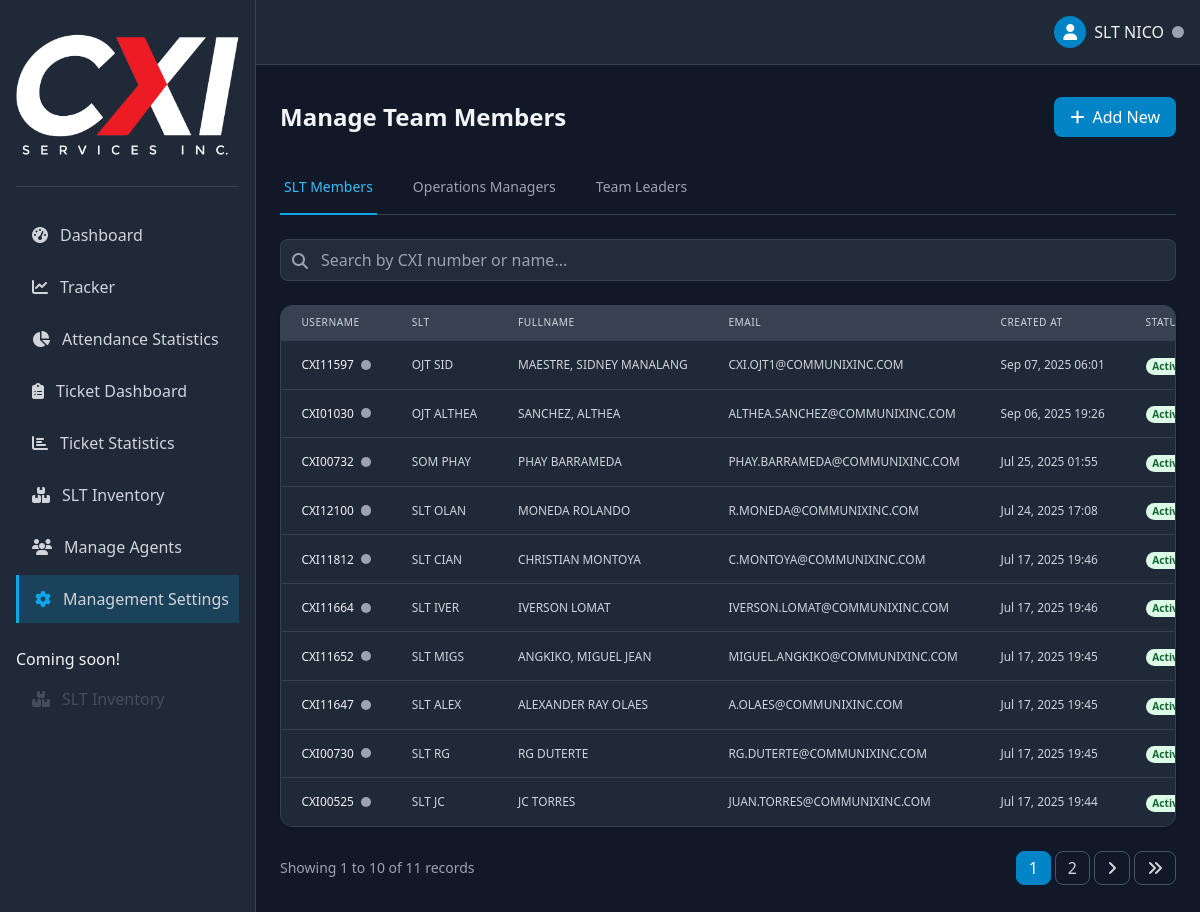
/admin/users.php?tab=users (signed in), run on the app's committed database.
### tables this page shows
CREATE TABLE `users` (
  `id` int(11) NOT NULL,
  `username` varchar(50) NOT NULL,
  `fullname` varchar(100) NOT NULL,
  `sub_name` varchar(50) NOT NULL,
  `password` varchar(255) NOT NULL,
  `slt_email` varchar(100) NOT NULL,
  `created_at` timestamp NOT NULL DEFAULT current_timestamp(),
  `login_attempts` int(11) DEFAULT 0,
  `last_failed_login` timestamp NULL DEFAULT NULL,
  `locked_until` timestamp NULL DEFAULT NULL,
  `role` enum('user','admin') DEFAULT 'admin',
  `is_active` tinyint(1) NOT NULL DEFAULT 1,
  `last_activity` timestamp NULL DEFAULT NULL,
  `last_modified` timestamp NULL DEFAULT current_timestamp() ON UPDATE current_timestamp()
);

### admin/partials/users_table.php (the view, shortened to what this page needs)
<?php
require_once __DIR__ . '/../../includes/functions.php';
$page = isset($_POST['page']) ? (int)$_POST['page'] : (isset($_GET['page']) ? (int)$_GET['page'] : 1);
$type = isset($_POST['type']) ? $_POST['type'] : (isset($_GET['tab']) ? $_GET['tab'] : 'users');
$page = max($page, 1);
$table = 'users';
$idColumn = 'id';
$perPage = 10;
$searchQuery = '';
try {
    $countStmt = $pdo->prepare("SELECT COUNT(*) FROM $table $searchQuery");
    $countStmt->execute();
    $totalRecords = $countStmt->fetchColumn();
} catch (PDOException $e) {
    $totalRecords = 0;
}
$totalPages = ceil($totalRecords / $perPage);
$page = min($page, $totalPages);
$offset = ($page - 1) * $perPage;
try {
    $query = "SELECT * FROM $table $searchQuery ORDER BY created_at DESC LIMIT :limit OFFSET :offset";
    $stmt = $pdo->prepare($query);
    $stmt->bindValue(':limit', $perPage, PDO::PARAM_INT);
    $stmt->bindValue(':offset', $offset, PDO::PARAM_INT);
    $stmt->execute();
    $records = $stmt->fetchAll();
} catch (PDOException $e) {
    $records = [];
}
?>
<div class="bg-gray-800 rounded-xl border border-gray-700 overflow-hidden shadow">
    <div class="overflow-x-auto">
        <table class="min-w-full divide-y divide-gray-700 w-full" style="zoom:85%">
            <thead class="bg-gray-700 ">
                <tr>
                    <?php if ($type === 'users'): ?>
                        <th scope="col" class="px-6 py-3 text-left text-xs font-medium text-gray-300 uppercase tracking-wider">Username</th>
                        <th scope="col" class="px-6 py-3 text-left text-xs font-medium text-gray-300 uppercase tracking-wider">SLT</th>
                        <th scope="col" class="px-6 py-3 text-left text-xs font-medium text-gray-300 uppercase tracking-wider">Fullname</th>
                        <th scope="col" class="px-6 py-3 text-left text-xs font-medium text-gray-300 uppercase tracking-wider">Email</th>
                    <?php endif; ?>
                    <th scope="col" class="px-6 py-3 text-left text-xs font-medium text-gray-300 uppercase tracking-wider">Created At</th>
                    <th scope="col" class="px-6 py-3 text-left text-xs font-medium text-gray-300 uppercase tracking-wider">Status</th>
                </tr>
            </thead>
            <tbody class="bg-gray-800 divide-y divide-gray-700">
                <?php if (empty($records)): ?>
                    <tr>
                        <td colspan="<?= $type === 'users' ? 8 : 7 ?>" class="px-6 py-4 text-center text-gray-400">
                            No records found
                        </td>
                    </tr>
                <?php else: ?>
                    <?php foreach ($records as $record): ?>
                    <tr class="hover:bg-gray-700/50">
                        <?php if ($type === 'users'): ?>
                            <td class="px-6 py-4 whitespace-nowrap">
                                <div class="flex items-center">
                                    <div class="text-sm font-medium text-gray-100" style="text-transform: uppercase;"><?= htmlspecialchars($record['username']) ?></div>
                                    <?php if ($type === 'users'): ?>
                                        <span class="ml-2 relative flex h-3 w-3" title="Online status">
                                            <span class="relative inline-flex rounded-full h-3 w-3 bg-gray-400 online-status"
                                                data-user-id="<?= $record[$idColumn] ?>"
                                                title="Offline"></span>
                                        </span>
                                    <?php endif; ?>
                                </div>
                            </td>
                            <td class="px-6 py-4 whitespace-nowrap">
                                <div class="text-sm text-gray-300"><?= htmlspecialchars($record['sub_name']) ?></div>
                            </td>
                            <td class="px-6 py-4 whitespace-nowrap">
                                <div class="text-sm text-gray-300"><?= htmlspecialchars($record['fullname']) ?></div>
                            </td>
                            <td class="px-6 py-4 whitespace-nowrap">
                                <div class="text-sm text-gray-300" style="text-transform: uppercase;"><?= htmlspecialchars($record['slt_email']) ?></div>
                            </td>
                        <?php endif; ?>
                        <td class="px-6 py-4 whitespace-nowrap text-sm text-gray-300">
                            <?= date('M d, Y H:i', strtotime($record['created_at'])) ?>
                        </td>
                        <td class="px-6 py-4 whitespace-nowrap">
                            <span class="px-2 inline-flex text-xs leading-5 font-semibold rounded-full <?= $record['is_active'] ? 'bg-green-100 text-green-800' : 'bg-red-100 text-red-800' ?>">
                                <?= $record['is_active'] ? 'Active' : 'Inactive' ?>
                            </span>
                        </td>
                    </tr>
                    <?php endforeach; ?>
                <?php endif; ?>
            </tbody>
        </table>
    </div>
</div>
<?php if ($totalPages > 1): ?>
<div class="mt-6 flex items-center justify-between">
    <div class="text-sm text-gray-400">
        Showing <?= ($offset + 1) ?> to <?= min($offset + $perPage, $totalRecords) ?> of <?= $totalRecords ?> records
    </div>
    <div class="flex gap-1">
        <?php
        $startPage = max(1, $page - 2);
        $endPage = min($totalPages, $page + 2);
        for ($i = $startPage; $i <= $endPage; $i++): ?>
            <a href="#" data-page="<?= $i ?>" class="pagination-link px-3 py-1 rounded-lg border <?= $i == $page ? 'bg-primary-600 border-primary-600 text-white' : 'border-gray-600 text-gray-300 hover:bg-gray-700' ?>">
                <?= $i ?>
            </a>
        <?php endfor; ?>
        <?php if ($page < $totalPages): ?>
            <a href="#" data-page="<?= $page + 1 ?>" class="pagination-link px-3 py-1 rounded-lg border border-gray-600 text-gray-300 hover:bg-gray-700">
                <i class="fas fa-angle-right"></i>
            </a>
            <a href="#" data-page="<?= $totalPages ?>" class="pagination-link px-3 py-1 rounded-lg border border-gray-600 text-gray-300 hover:bg-gray-700">
                <i class="fas fa-angle-double-right"></i>
            </a>
        <?php endif; ?>
    </div>
</div>
<?php endif; ?>

### components/layout.php (shortened to what this page needs)
<?php
function renderHead($title) {
    ?>
    <!DOCTYPE html>
    <html lang="en" class="dark">
    <head>
        <script src="https://cdn.tailwindcss.com"></script>
        <link rel="stylesheet" href="https://cdnjs.cloudflare.com/ajax/libs/font-awesome/6.4.0/css/all.min.css">
    </head>
    <body class="bg-gray-900 text-gray-100 min-h-screen flex flex-col">
    <?php
}
function renderNavbar() {
    ?>
    <nav class="bg-gray-800 border-b border-gray-700">
        <div class="px-4 py-3 flex justify-between items-center">
            <div class="flex items-center space-x-4">
                <div class="relative">
                    <button id="userMenuButton" class="flex items-center space-x-2 focus:outline-none">
                        <div class="w-8 h-8 rounded-full bg-primary-600 flex items-center justify-center">
                            <i class="fas fa-user text-white"></i>
                        </div>
                        <span class="hidden md:inline"><?= htmlspecialchars($_SESSION['nickname']); ?></span>
                        <span class="relative inline-flex rounded-full h-3 w-3 bg-gray-400 online-status" data-user-id="<?= $_SESSION['user_id'] ?>"></span>
                    </button>
                </div>
            </div>
        </div>
    </nav>
    <?php
}
function renderSidebar($activePage = 'dashboard', $pendingCount = 0) {
    ?>
    <aside id="sidebar" class="bg-gray-800 fixed h-full border-r border-gray-700 z-40">
        <div class="p-4">
            <div class="flex items-center space-x-4">
                <div class="logo-container">
                    <img src="../assets/cxi.png" alt="CXI Logo" class="logo">
                </div>
            </div>
            <div class="border-t border-gray-700 my-4"></div>
            <div class="space-y-1 mt-6">
                <a href="dashboard.php" class="sidebar-item flex items-center px-4 py-3 text-gray-300 hover:text-white <?= $activePage === 'dashboard' ? 'active' : '' ?>">
                    <i class="sidebar-icon fas fa-tachometer-alt mr-3"></i>
                    <span class="sidebar-text">Dashboard</span>
                </a>
                <a href="attendance.php" class="sidebar-item flex items-center px-4 py-3 text-gray-300 hover:text-white <?= $activePage === 'attendance' ? 'active' : '' ?>">
                    <i class="sidebar-icon fas fa-chart-line mr-3"></i>
                    <span class="sidebar-text">Tracker</span>
                </a>
                <a href="attendance_statistics.php" class="sidebar-item flex items-center px-4 py-3 text-gray-300 hover:text-white <?= $activePage === 'attendance_statistics' ? 'active' : '' ?>">
                    <i class="sidebar-icon fas fa-chart-pie mr-3"></i>
                    <span class="sidebar-text">Attendance Statistics</span>
                </a>
                <a href="ticket_dashboard.php" class="sidebar-item flex items-center px-4 py-3 text-gray-300 hover:text-white <?= $activePage === 'ticket_dashboard' ? 'active' : '' ?>">
                    <div class="relative">
                        <i class="sidebar-icon fas fa-clipboard-list mr-3"></i>
                    </div>
                    <span class="sidebar-text">Ticket Dashboard</span>
                </a>
                <a href="statistics.php" class="sidebar-item flex items-center px-4 py-3 text-gray-300 hover:text-white <?= $activePage === 'statistics' ? 'active' : '' ?>">
                    <i class="sidebar-icon fas fa-chart-bar mr-3"></i>
                    <span class="sidebar-text">Ticket Statistics</span>
                </a>
                <a href="inventory_tracker.php" class="sidebar-item flex items-center px-4 py-3 text-gray-300 hover:text-white <?= $activePage === 'inventory' ? 'active' : '' ?>">
                    <i class="sidebar-icon fas fa-boxes mr-3"></i>
                    <span class="sidebar-text">SLT Inventory</span>
                </a>
                <a href="employees.php" class="sidebar-item flex items-center px-4 py-3 text-gray-300 hover:text-white <?= $activePage === 'employees' ? 'active' : '' ?>">
                    <i class="sidebar-icon fas fa-users mr-3"></i>
                    <span class="sidebar-text">Manage Agents</span>
                </a>
                <a href="users.php" class="sidebar-item flex items-center px-4 py-3 text-gray-300 hover:text-white <?= $activePage === 'users' ? 'active' : '' ?>">
                    <i class="sidebar-icon fas fa-cog mr-3"></i>
                    <span class="sidebar-text">Management Settings</span>
                </a>
                <br>
                <span class="sidebar-text">Coming soon!</span>
                <div class="relative group">
                    <div class="sidebar-item flex items-center px-4 py-3 text-gray-500 cursor-not-allowed opacity-50">
                        <i class="sidebar-icon fas fa-boxes mr-3"></i>
                        <span class="sidebar-text">SLT Inventory</span>
                    </div>
                </div>
            </div>
        </div>
    </aside>
    <div class="main-content flex-1 flex flex-col">
    <?php
}
function renderFooter() {
    ?>
    </div>
    </body>
    </html>
    <?php
}
?>

### admin/users.php (shortened to what this page needs)
<?php
require_once '../includes/functions.php';
require_once '../components/layout.php';
renderHead('Manage SLT');
renderNavbar();
renderSidebar('users');
$currentTab = isset($_GET['tab']) ? $_GET['tab'] : 'users';
?>
<div class="pt-2 min-h-screen">
    <main class="p-6">
        <div class="flex justify-between items-center mb-6">
            <h1 class="text-2xl font-bold">Manage Team Members</h1>
            <a href="profile.php?action=create&type=<?= $currentTab ?>" class="bg-primary-600 hover:bg-primary-700 text-white px-4 py-2 rounded-lg flex items-center">
                <i class="fas fa-plus mr-2"></i> Add New
            </a>
        </div>
        <div class="border-b border-gray-700 mb-6">
            <nav class="-mb-px flex space-x-8">
                <a href="?tab=users" class="<?= $currentTab === 'users' ? 'border-primary-500 text-primary-400' : 'border-transparent text-gray-400 hover:text-gray-300' ?> whitespace-nowrap py-4 px-1 border-b-2 font-medium text-sm">
                    SLT Members
                </a>
                <a href="?tab=operations" class="<?= $currentTab === 'operations' ? 'border-primary-500 text-primary-400' : 'border-transparent text-gray-400 hover:text-gray-300' ?> whitespace-nowrap py-4 px-1 border-b-2 font-medium text-sm">
                    Operations Managers
                </a>
                <a href="?tab=management" class="<?= $currentTab === 'management' ? 'border-primary-500 text-primary-400' : 'border-transparent text-gray-400 hover:text-gray-300' ?> whitespace-nowrap py-4 px-1 border-b-2 font-medium text-sm">
                    Team Leaders
                </a>
            </nav>
        </div>
        <div class="mb-6">
            <div class="relative flex-grow">
                <input type="text" id="searchInput"
                       class="w-full pl-10 pr-4 py-2 bg-gray-700/50 border border-gray-600/50 rounded-lg text-gray-200"
                       placeholder="Search by CXI number or name...">
                <div class="absolute left-3 top-2.5 text-gray-400">
                    <i class="fas fa-search"></i>
                </div>
            </div>
        </div>
        <div id="usersTableContainer">
            <?php include 'partials/users_table.php'; ?>
        </div>
    </main>
</div>
<?php renderFooter(); ?>

### components/layout.php (style rules this page uses)
.sidebar-item.active { background-color: rgba(14, 165, 233, 0.2); border-left: 3px solid #0ea5e9; }
.sidebar-item.active .sidebar-icon { color: #0ea5e9; }
#sidebar { width: 5rem; transition: all 0.3s ease; overflow: hidden; }
.sidebar-text { opacity: 0; transition: opacity 0.1s ease; white-space: nowrap; }
.main-content { margin-left: 5rem; transition: margin-left 0.3s ease; }
.logo { transition: all 0.3s ease; width: 250px; height: auto; }

### data on the page
users: username "CXI11597", sub_name "OJT SID", fullname "MAESTRE, SIDNEY MANALANG", slt_email "CXI.OJT1@COMMUNIXINC.COM", created_at "Sep 07, 2025 06:01", is_active "Active"
users: username "CXI01030", sub_name "OJT ALTHEA", fullname "SANCHEZ, ALTHEA", slt_email "ALTHEA.SANCHEZ@COMMUNIXINC.COM", created_at "Sep 06, 2025 19:26", is_active "Active"
users: username "CXI00732", sub_name "SOM PHAY", fullname "PHAY BARRAMEDA", slt_email "PHAY.BARRAMEDA@COMMUNIXINC.COM", created_at "Jul 25, 2025 01:55", is_active "Active"
users: username "CXI12100", sub_name "SLT OLAN", fullname "MONEDA ROLANDO", slt_email "R.MONEDA@COMMUNIXINC.COM", created_at "Jul 24, 2025 17:08", is_active "Active"
users: username "CXI11812", sub_name "SLT CIAN", fullname "CHRISTIAN MONTOYA", slt_email "C.MONTOYA@COMMUNIXINC.COM", created_at "Jul 17, 2025 19:46", is_active "Active"
users: username "CXI11664", sub_name "SLT IVER", fullname "IVERSON LOMAT", slt_email "IVERSON.LOMAT@COMMUNIXINC.COM", created_at "Jul 17, 2025 19:46", is_active "Active"
users: username "CXI11652", sub_name "SLT MIGS", fullname "ANGKIKO, MIGUEL JEAN", slt_email "MIGUEL.ANGKIKO@COMMUNIXINC.COM", created_at "Jul 17, 2025 19:45", is_active "Active"
users: username "CXI11647", sub_name "SLT ALEX", fullname "ALEXANDER RAY OLAES", slt_email "A.OLAES@COMMUNIXINC.COM", created_at "Jul 17, 2025 19:45", is_active "Active"
users: username "CXI00730", sub_name "SLT RG", fullname "RG DUTERTE", slt_email "RG.DUTERTE@COMMUNIXINC.COM", created_at "Jul 17, 2025 19:45", is_active "Active"
users: username "CXI00525", sub_name "SLT JC", fullname "JC TORRES", slt_email "JUAN.TORRES@COMMUNIXINC.COM", created_at "Jul 17, 2025 19:44", is_active "Active"

### other printed values
$_SESSION['nickname'] "SLT NICO"
$offset + 1 "1"
min($offset + $perPage, $totalRecords) "10"
$totalRecords "11"
